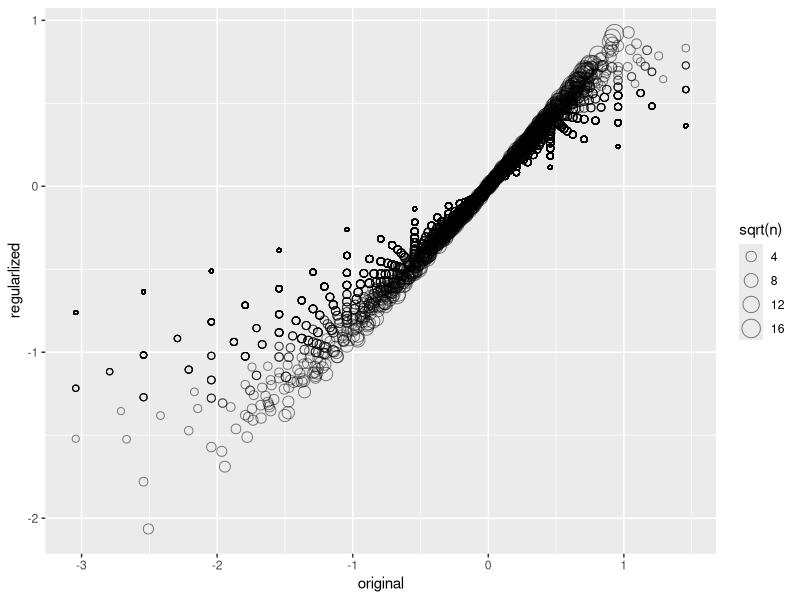
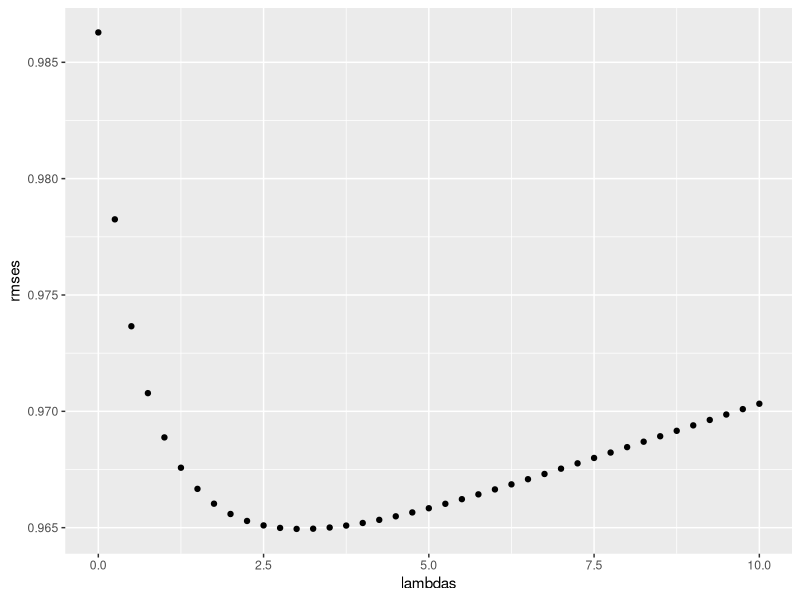
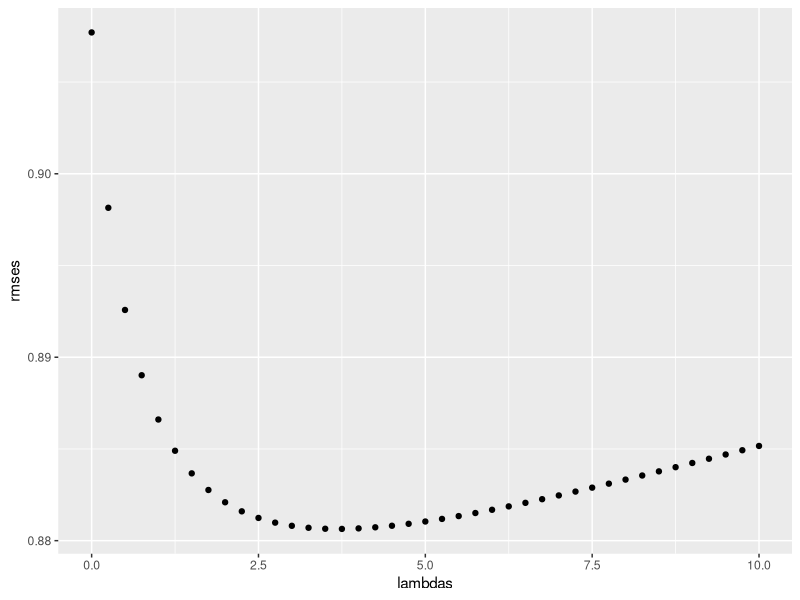
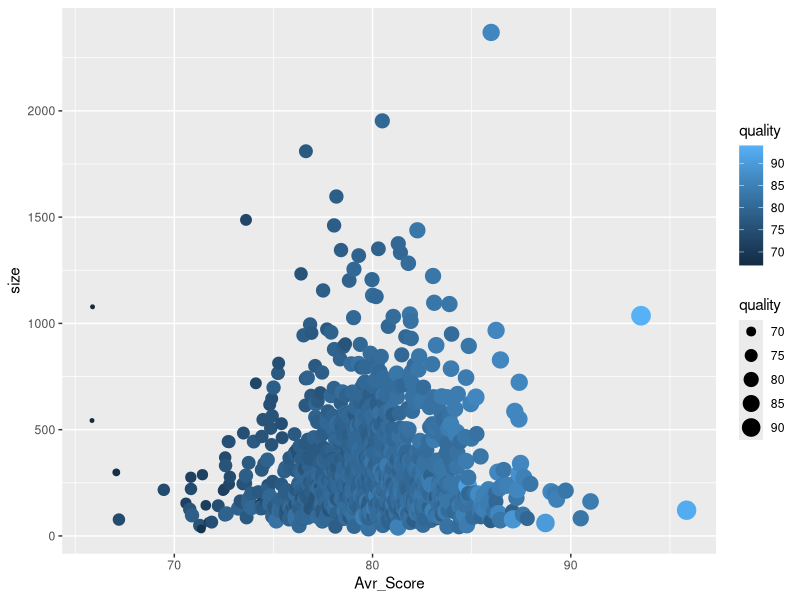

The R script that drew these images, in order:
##Regularization_____________________________________________________________________________----
library(dslabs)
library(tidyverse)
library(caret)
data("movielens")
set.seed(755, sample.kind = "Rounding")
test_index <- createDataPartition(y = movielens$rating, times = 1,
                                  p = 0.2, list = FALSE)
train_set <- movielens[-test_index,]
test_set <- movielens[test_index,]
test_set <- test_set %>% 
  semi_join(train_set, by = "movieId") %>%
  semi_join(train_set, by = "userId")
RMSE <- function(true_ratings, predicted_ratings){
  sqrt(mean((true_ratings - predicted_ratings)^2))
}
mu_hat <- mean(train_set$rating)
naive_rmse <- RMSE(test_set$rating, mu_hat)
rmse_results <- data_frame(method = "Just the average", RMSE = naive_rmse)
mu <- mean(train_set$rating) 
movie_avgs <- train_set %>% 
  group_by(movieId) %>% 
  summarize(b_i = mean(rating - mu))
predicted_ratings <- mu + test_set %>% 
  left_join(movie_avgs, by='movieId') %>%
  .$b_i
model_1_rmse <- RMSE(predicted_ratings, test_set$rating)
rmse_results <- bind_rows(rmse_results,
                          data_frame(method="Movie Effect Model",
                                     RMSE = model_1_rmse ))
user_avgs <- test_set %>% 
  left_join(movie_avgs, by='movieId') %>%
  group_by(userId) %>%
  summarize(b_u = mean(rating - mu - b_i))
predicted_ratings <- test_set %>% 
  left_join(movie_avgs, by='movieId') %>%
  left_join(user_avgs, by='userId') %>%
  mutate(pred = mu + b_i + b_u) %>%
  .$pred
model_2_rmse <- RMSE(predicted_ratings, test_set$rating)
rmse_results <- bind_rows(rmse_results,
                          data_frame(method="Movie + User Effects Model",  
                                     RMSE = model_2_rmse ))

test_set %>% 
  left_join(movie_avgs, by='movieId') %>%
  mutate(residual = rating - (mu + b_i)) %>%
  arrange(desc(abs(residual))) %>% 
  select(title,  residual) %>% slice(1:10) %>% knitr::kable()

movie_titles <- movielens %>% 
  select(movieId, title) %>%
  distinct()
movie_avgs %>% left_join(movie_titles, by="movieId") %>%
  arrange(desc(b_i)) %>% 
  select(title, b_i) %>% 
  slice(1:10) %>%  
  knitr::kable()

movie_avgs %>% left_join(movie_titles, by="movieId") %>%
  arrange(b_i) %>% 
  select(title, b_i) %>% 
  slice(1:10) %>%  
  knitr::kable()

train_set %>% dplyr::count(movieId) %>% 
  left_join(movie_avgs) %>%
  left_join(movie_titles, by="movieId") %>%
  arrange(desc(b_i)) %>% 
  select(title, b_i, n) %>% 
  slice(1:10) %>% 
  knitr::kable()

train_set %>% dplyr::count(movieId) %>% 
  left_join(movie_avgs) %>%
  left_join(movie_titles, by="movieId") %>%
  arrange(b_i) %>% 
  select(title, b_i, n) %>% 
  slice(1:10) %>% 
  knitr::kable()
lambda <- 3
mu <- mean(train_set$rating)
movie_reg_avgs <- train_set %>% 
  group_by(movieId) %>% 
  summarize(b_i = sum(rating - mu)/(n()+lambda), n_i = n()) 

data_frame(original = movie_avgs$b_i, 
           regularlized = movie_reg_avgs$b_i, 
           n = movie_reg_avgs$n_i) %>%
  ggplot(aes(original, regularlized, size=sqrt(n))) + 
  geom_point(shape=1, alpha=0.5)

train_set %>%
  dplyr::count(movieId) %>% 
  left_join(movie_reg_avgs) %>%
  left_join(movie_titles, by="movieId") %>%
  arrange(desc(b_i)) %>% 
  select(title, b_i, n) %>% 
  slice(1:10) %>% 
  knitr::kable()

train_set %>%
  dplyr::count(movieId) %>% 
  left_join(movie_reg_avgs) %>%
  left_join(movie_titles, by="movieId") %>%
  arrange(b_i) %>% 
  select(title, b_i, n) %>% 
  slice(1:10) %>% 
  knitr::kable()

predicted_ratings <- test_set %>% 
  left_join(movie_reg_avgs, by='movieId') %>%
  mutate(pred = mu + b_i) %>%
  .$pred

model_3_rmse <- RMSE(predicted_ratings, test_set$rating)
rmse_results <- bind_rows(rmse_results,
                          data_frame(method="Regularized Movie Effect Model",  
                                     RMSE = model_3_rmse ))
rmse_results %>% knitr::kable()

lambdas <- seq(0, 10, 0.25)
mu <- mean(train_set$rating)
just_the_sum <- train_set %>% 
  group_by(movieId) %>% 
  summarize(s = sum(rating - mu), n_i = n())
rmses <- sapply(lambdas, function(l){
  predicted_ratings <- test_set %>% 
    left_join(just_the_sum, by='movieId') %>% 
    mutate(b_i = s/(n_i+l)) %>%
    mutate(pred = mu + b_i) %>%
    .$pred
  return(RMSE(predicted_ratings, test_set$rating))
})
qplot(lambdas, rmses)  
lambdas[which.min(rmses)]

lambdas <- seq(0, 10, 0.25)
rmses <- sapply(lambdas, function(l){
  mu <- mean(train_set$rating)
  b_i <- train_set %>%
    group_by(movieId) %>%
    summarize(b_i = sum(rating - mu)/(n()+l))
  b_u <- train_set %>% 
    left_join(b_i, by="movieId") %>%
    group_by(userId) %>%
    summarize(b_u = sum(rating - b_i - mu)/(n()+l))
  predicted_ratings <- 
    test_set %>% 
    left_join(b_i, by = "movieId") %>%
    left_join(b_u, by = "userId") %>%
    mutate(pred = mu + b_i + b_u) %>%
    .$pred
  return(RMSE(predicted_ratings, test_set$rating))
})

qplot(lambdas, rmses)  

lambda <- lambdas[which.min(rmses)]
lambda

rmse_results <- bind_rows(rmse_results,
                          data_frame(method="Regularized Movie + User Effect Model",  
                                     RMSE = min(rmses)))
rmse_results %>% knitr::kable()

###Comprehension Check_________________________________________________________________----
#options(digits=7)
# set.seed(1986) # if using R 3.5 or earlier
#Set schools
set.seed(1986, sample.kind="Rounding") # if using R 3.6 or later
n <- round(2^rnorm(1000, 8, 1))
set.seed(1, sample.kind="Rounding") # if using R 3.6 or later
mu <- round(80 + 2*rt(1000, 5))
range(mu)
schools <- data.frame(id = paste("PS",1:1000),
                      size = n,
                      quality = mu,
                      rank = rank(-mu))
schools %>% top_n(10, quality) %>% arrange(desc(quality))

set.seed(1, sample.kind="Rounding") # if using R 3.6 or later
mu <- round(80 + 2*rt(1000, 5))
# StudentTests
scores <- sapply(1:nrow(schools), function(i){
  scores <- rnorm(schools$size[i], schools$quality[i], 30)
  scores
})
schools <- schools %>% mutate(score = sapply(scores, mean))

str(schools)
Top_ten <- schools %>% group_by(id) %>% 
  summarise(Avr_Score = mean(score), size = size) %>%
  top_n(10, Avr_Score) %>% 
  arrange(desc(Avr_Score))
Top_ten
median(Top_ten$size)

Overall_schools <- schools %>% group_by(id) %>% 
  summarise(Avr_Score = mean(score), size = size)
Overall_schools
median(Overall_schools$size)

Botton_ten <- schools %>% group_by(id) %>% 
  summarise(Avr_Score = mean(score), size = size) %>%
  arrange(Avr_Score) %>% 
  slice(1:10)
Botton_ten
median(Botton_ten$size)

schools %>% group_by(id) %>%
  summarise(Avr_Score = mean(score), size = size, quality = quality) %>%
  arrange(Avr_Score)%>%
  ggplot(aes(Avr_Score,size, color=quality, size =quality))+
  geom_point()

# Regula...
overall <- mean(sapply(scores, mean))
